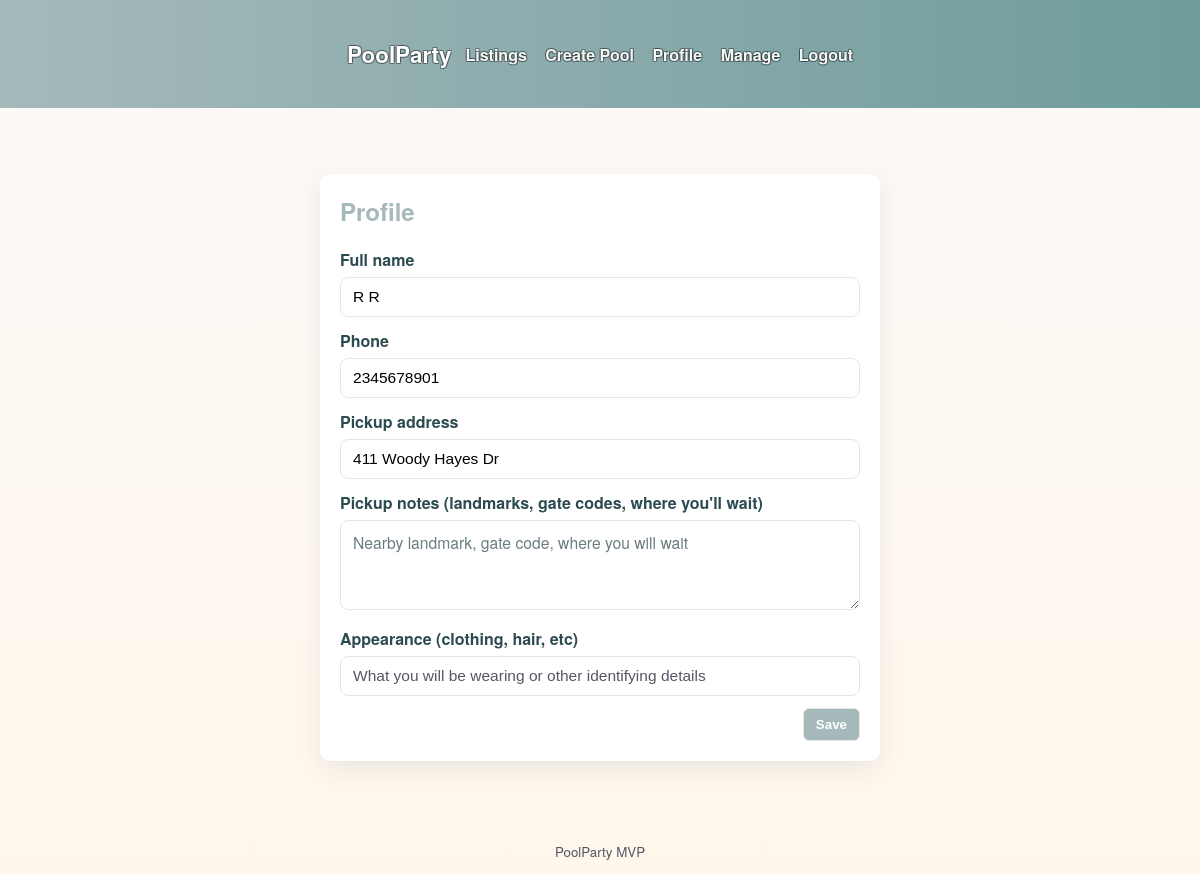
/profile (signed in), run on an earlier commit of the app's database.
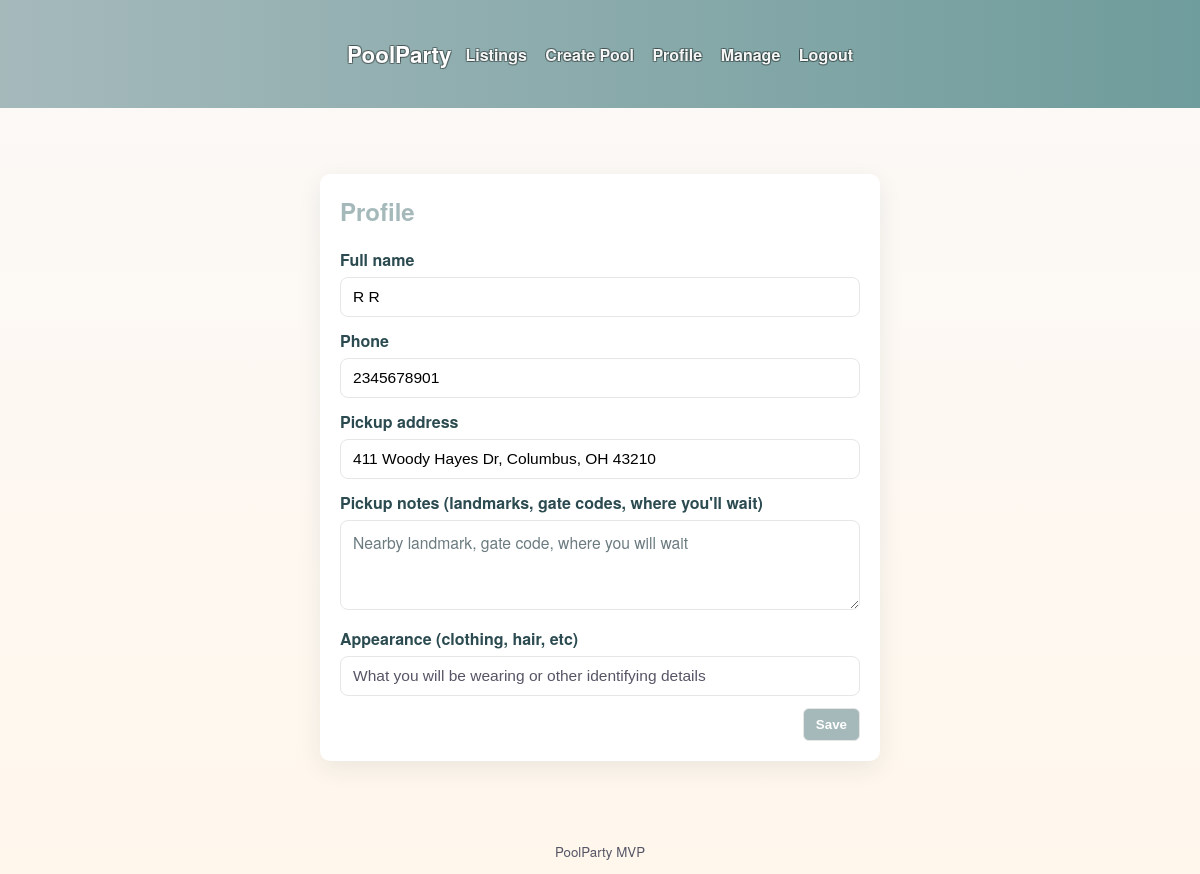
And on a later commit of the database.
### app/models.py (models this page shows, shortened)
class User(UserMixin, db.Model):
    id = db.Column(db.Integer, primary_key=True)
    username = db.Column(db.String(64), unique=True, nullable=False)
    email = db.Column(db.String(120), unique=True, nullable=False)
    password = db.Column(db.String(128), nullable=False)
    full_name = db.Column(db.String(128))
    phone = db.Column(db.String(32))
    pickup_address = db.Column(db.String(255))
    pickup_notes = db.Column(db.Text)
    appearance = db.Column(db.String(255))
    created_at = db.Column(db.DateTime, default=datetime.utcnow)
    pools = db.relationship('Pool', backref='owner', lazy='dynamic')
    join_requests = db.relationship('JoinRequest', backref='requester', lazy='dynamic')

### app/auth.py (the view, shortened to what this page needs)
@auth_bp.route('/profile', methods=['GET', 'POST'])
@login_required
def profile():
    form = ProfileForm(obj=current_user)
    return render_template('profile.html', form=form)

### app/forms.py
class ProfileForm(FlaskForm):
    full_name = StringField('Full name', validators=[Optional(), Length(max=128)])
    phone = StringField('Phone', validators=[Optional(), Length(max=32)])
    pickup_address = StringField('Pickup address', validators=[Optional(), Length(max=255)])
    pickup_notes = TextAreaField("Pickup notes (landmarks, gate codes, where you'll wait)", validators=[Optional(), Length(max=500)])
    appearance = StringField('Appearance (clothing, hair, etc)', validators=[Optional(), Length(max=255)])
    submit = SubmitField('Save')

### app/models.py (called while the page is built)
@login_manager.user_loader
def load_user(user_id):
    return User.query.get(int(user_id))

### app/templates/profile.html (shortened to what this page needs)
{% extends 'base.html' %}
{% block content %}
  <div class="container">
    <div class="form-card">
      <h2>Profile</h2>
      <form method="post">
        <div class="form-group">
          <label class="form-label">{{ form.full_name.label }}</label>
          {{ form.full_name(placeholder='Full name') }}
        </div>
        <div class="form-group">
          <label class="form-label">{{ form.phone.label }}</label>
          {{ form.phone(placeholder='Phone number') }}
        </div>
        <div class="form-group">
          <label class="form-label">{{ form.pickup_address.label }}</label>
          {{ form.pickup_address(placeholder='Address or cross-street for pickups') }}
        </div>
        <div class="form-group">
          <label class="form-label">{{ form.pickup_notes.label }}</label>
          {{ form.pickup_notes(class_='pickup-notes', placeholder='Nearby landmark, gate code, where you will wait') }}
        </div>
        <div class="form-group">
          <label class="form-label">{{ form.appearance.label }}</label>
          {{ form.appearance(placeholder='What you will be wearing or other identifying details') }}
        </div>
        <div class="form-actions">
          {{ form.submit(class_='btn') }}
        </div>
      </form>
    </div>
  </div>
{% endblock %}

### app/templates/base.html (shortened to what this page needs)
<!doctype html>
<html lang="en">
  <head>
    <link rel="stylesheet" href="{{ url_for('static', filename='css/style.css') }}">
  </head>
  <body>
    <header>
      <div class="container" style="display:flex;justify-content:space-between;align-items:center;">
  <h1 class="site-title"><a href="{{ url_for('main.listings') }}">PoolParty</a></h1>
        <nav class="main-nav">
          <a href="{{ url_for('main.listings') }}">Listings</a>
          {% if current_user.is_authenticated %}
            <a href="{{ url_for('main.create_pool') }}">Create Pool</a>
            <a href="{{ url_for('auth.profile') }}">Profile</a>
            <a href="{{ url_for('main.manage') }}">Manage</a>
            <a href="{{ url_for('auth.logout') }}">Logout</a>
          {% else %}
            <a href="{{ url_for('auth.login') }}">Login</a>
            <a href="{{ url_for('auth.register') }}">Register</a>
          {% endif %}
        </nav>
      </div>
    </header>
    <main>
      <div class="container">
      {% block content %}{% endblock %}
      </div>
    </main>
    <footer>
      <small>PoolParty MVP</small>
    </footer>
  </body>
</html>

### app/static/css/style.css (style rules this page uses)
:root { --ocean-600: #a5b9bb; --ocean-400: #6f9c9c; --ocean-800: #004c52; --sand-100: #fff7ec; --sand-300: #ffe9c6; --coral: #879c9bcf; --text: #123; --muted: #556; }
body { font-family: 'Helvetica Neue', 'Open Sans', sans-serif; margin: 0; padding: 0; color: var(--text); background: linear-gradient(180deg, #fbf9f7 0%, var(--sand-100) 100%); position: relative; overflow-x: hidden; }
body::before { content: ""; position: fixed; inset: 0; background-image: url('https://images.pexels.com/photos/7676849/pexels-photo-7676849.jpeg'); background-repeat: no-repeat; background-position: center center; background-size: cover; z-index: -1; opacity: 0.36; transform-origin: center; filter: saturate(1.15) contrast(1.08) brightness(1.03); pointer-events: none; animation: pp-bg-float 28s ease-in-out infinite; }
header { background: linear-gradient(90deg, var(--ocean-600), var(--ocean-400)); padding: 14px 24px; color: white; display:flex; justify-content:space-between; align-items:center; }
header h1 { margin: 0; font-size: 1.4rem; }
header h1 a { color: white; text-decoration: none; text-shadow: -1px -1px 0 rgba(0,0,0,0.3), 1px -1px 0 rgba(0,0,0,0.3), -1px 1px 0 rgba(0,0,0,0.3), 1px 1px 0 rgba(0,0,0,0.3); }
header nav a { color: rgba(255,255,255,0.95); margin-left: 14px; text-decoration: none; font-weight:600; text-shadow: -1px -1px 0 rgba(0,0,0,0.3), 1px -1px 0 rgba(0,0,0,0.3), -1px 1px 0 rgba(0,0,0,0.3), 1px 1px 0 rgba(0,0,0,0.3); }
.container { max-width: 1100px; margin: 0 auto; padding: 24px; }
main { padding: 18px 0; }
.btn { display: inline-block; background: var(--ocean-600); color:white; padding:8px 12px; border-radius:6px; text-decoration:none; font-weight:700; white-space:nowrap; }
footer { padding: 12px 20px; background: transparent; text-align:center; color:var(--muted); }
.form-card { max-width:520px; margin: 0 auto; background: white; border-radius:10px; box-shadow: 0 8px 24px rgba(12,32,48,0.08); padding:20px; }
.form-card h2 { margin-top:0; color:var(--ocean-600); }
.form-group { margin-bottom:12px; }
label.form-label { display:block; font-weight:600; margin-bottom:6px; color:#2b4b50; }
input[type="text"], input[type="password"], input[type="email"], textarea, input[type="datetime-local"], input[type="number"] { width:100%; padding:10px 12px; border-radius:8px; border:1px solid #e6e6e6; background:#fff; box-sizing:border-box; font-size:0.97rem; }
textarea { min-height:90px; resize:vertical; }
.form-actions { display:flex; gap:10px; justify-content:flex-end; margin-top:8px; }
h2 { color: var(--ocean-600); margin-top:0; }
a { color:var(--ocean-600); }
input::placeholder, textarea::placeholder, select::placeholder { color: var(--muted); opacity: 1; font-style: normal; font-family: inherit; }
input, textarea, select { border: 1px solid #e6e6e6; border-radius: 8px; }
.pickup-notes { font-family: inherit; font-size: 0.98rem; }
.pickup-notes::placeholder { color: #6b7b80; opacity: 1; font-style: normal; font-family: inherit; }
.main-nav a { margin-left:14px; color:rgba(255,255,255,0.95); text-decoration:none; font-weight:600; text-shadow: -1px -1px 0 rgba(0,0,0,0.3), 1px -1px 0 rgba(0,0,0,0.3), -1px 1px 0 rgba(0,0,0,0.3), 1px 1px 0 rgba(0,0,0,0.3); }
.site-title { font-size:1.4rem; margin:0; }
.site-title a { color:white; text-decoration:none; text-shadow: -1px -1px 0 rgba(0,0,0,0.3), 1px -1px 0 rgba(0,0,0,0.3), -1px 1px 0 rgba(0,0,0,0.3), 1px 1px 0 rgba(0,0,0,0.3); }

What changed in the data, as far as the page shows it:
changed User: pickup_address "411 Woody Hayes Dr" → "411 Woody Hayes Dr, Columbus, OH 43210"
